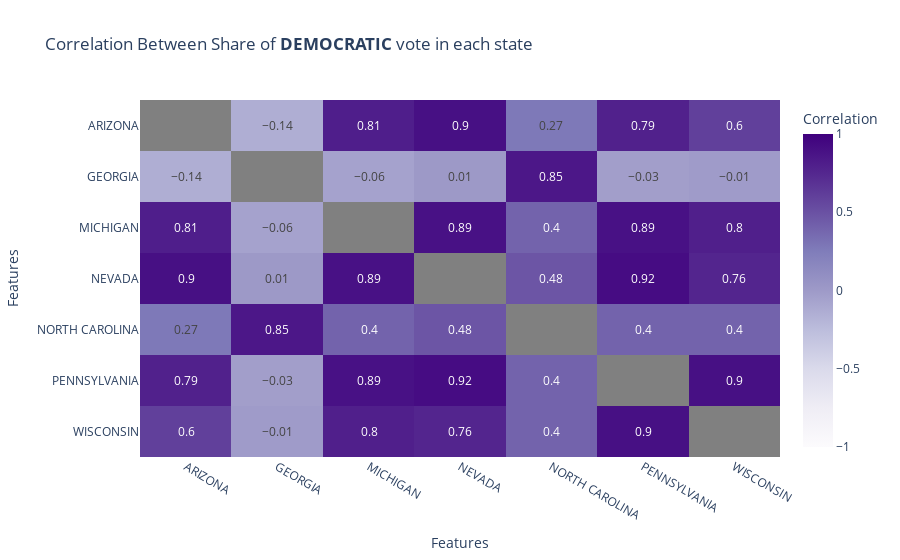

The notebook cell this image was saved under:
### Code cell
# Make the diagonal values None to hide them
diagonal_mask = np.eye(rounded_corr.shape[0], dtype=bool)

# Create a heatmap using Plotly with 'Purples' color scale
fig = px.imshow(
    rounded_corr,
    text_auto=True,
    color_continuous_scale='Purples',  # Using Purples color scale
    title='Correlation Between Share of <b>DEMOCRATIC</b> vote in each state',
    aspect='auto',
    zmin=-1,
    zmax=1
)

# Add the gray diagonal heatmap
fig.add_trace(go.Heatmap(
    z=np.where(diagonal_mask, 0.0, None),  # Set diagonal values to 0
    colorscale=[[0, 'gray'], [1, 'gray']],  # Gray color for the diagonal
    showscale=False,  # Do not show the color scale for the diagonal
    name='Diagonal'
))


fig.update_layout(
    xaxis_title='Features',
    yaxis_title='Features',
    coloraxis_colorbar=dict(title='Correlation'),
    plot_bgcolor='white',  # Remove the shading behind the plot
    paper_bgcolor='white',  # Set the background of the entire figure
    xaxis=dict(gridcolor=None),  # Remove grid lines from the x-axis
    yaxis=dict(gridcolor=None)   # Remove grid lines from the y-axis
)

# Show the figure
fig.show()

### Figure 1 — Plotly figure (JSON) as saved in the notebook; plotly's stock layout.template omitted (floating-point values rounded to 4 significant figures)
{"data": [{"coloraxis": "coloraxis", "hovertemplate": "state: %{x}<br>state: %{y}<br>color: %{z}<extra></extra>", "name": "0", "texttemplate": "%{z}", "type": "heatmap", "x": ["ARIZONA", "GEORGIA", "MICHIGAN", "NEVADA", "NORTH CAROLINA", "PENNSYLVANIA", "WISCONSIN"], "xaxis": "x", "y": ["ARIZONA", "GEORGIA", "MICHIGAN", "NEVADA", "NORTH CAROLINA", "PENNSYLVANIA", "WISCONSIN"], "yaxis": "y", "z": [[null, -0.14, 0.81, 0.9, 0.27, 0.79, 0.6], [-0.14, null, -0.06, 0.01, 0.85, -0.03, -0.01], [0.81, -0.06, null, 0.89, 0.4, 0.89, 0.8], [0.9, 0.01, 0.89, null, 0.48, 0.92, 0.76], [0.27, 0.85, 0.4, 0.48, null, 0.4, 0.4], [0.79, -0.03, 0.89, 0.92, 0.4, null, 0.9], [0.6, -0.01, 0.8, 0.76, 0.4, 0.9, null]]}, {"colorscale": [[0, "gray"], [1, "gray"]], "name": "Diagonal", "showscale": false, "type": "heatmap", "z": [[0, null, null, null, null, null, null], [null, 0, null, null, null, null, null], [null, null, 0, null, null, null, null], [null, null, null, 0, null, null, null], [null, null, null, null, 0, null, null], [null, null, null, null, null, 0, null], [null, null, null, null, null, null, 0]]}], "layout": {"coloraxis": {"cmax": 1, "cmin": -1, "colorbar": {"title": {"text": "Correlation"}}, "colorscale": [[0, "rgb(252,251,253)"], [0.125, "rgb(239,237,245)"], [0.25, "rgb(218,218,235)"], [0.375, "rgb(188,189,220)"], [0.5, "rgb(158,154,200)"], [0.625, "rgb(128,125,186)"], [0.75, "rgb(106,81,163)"], [0.875, "rgb(84,39,143)"], [1, "rgb(63,0,125)"]]}, "paper_bgcolor": "white", "plot_bgcolor": "white", "title": {"text": "Correlation Between Share of <b>DEMOCRATIC</b> vote in each state"}, "xaxis": {"anchor": "y", "domain": [0, 1], "title": {"text": "Features"}}, "yaxis": {"anchor": "x", "autorange": "reversed", "domain": [0, 1], "title": {"text": "Features"}}}}
